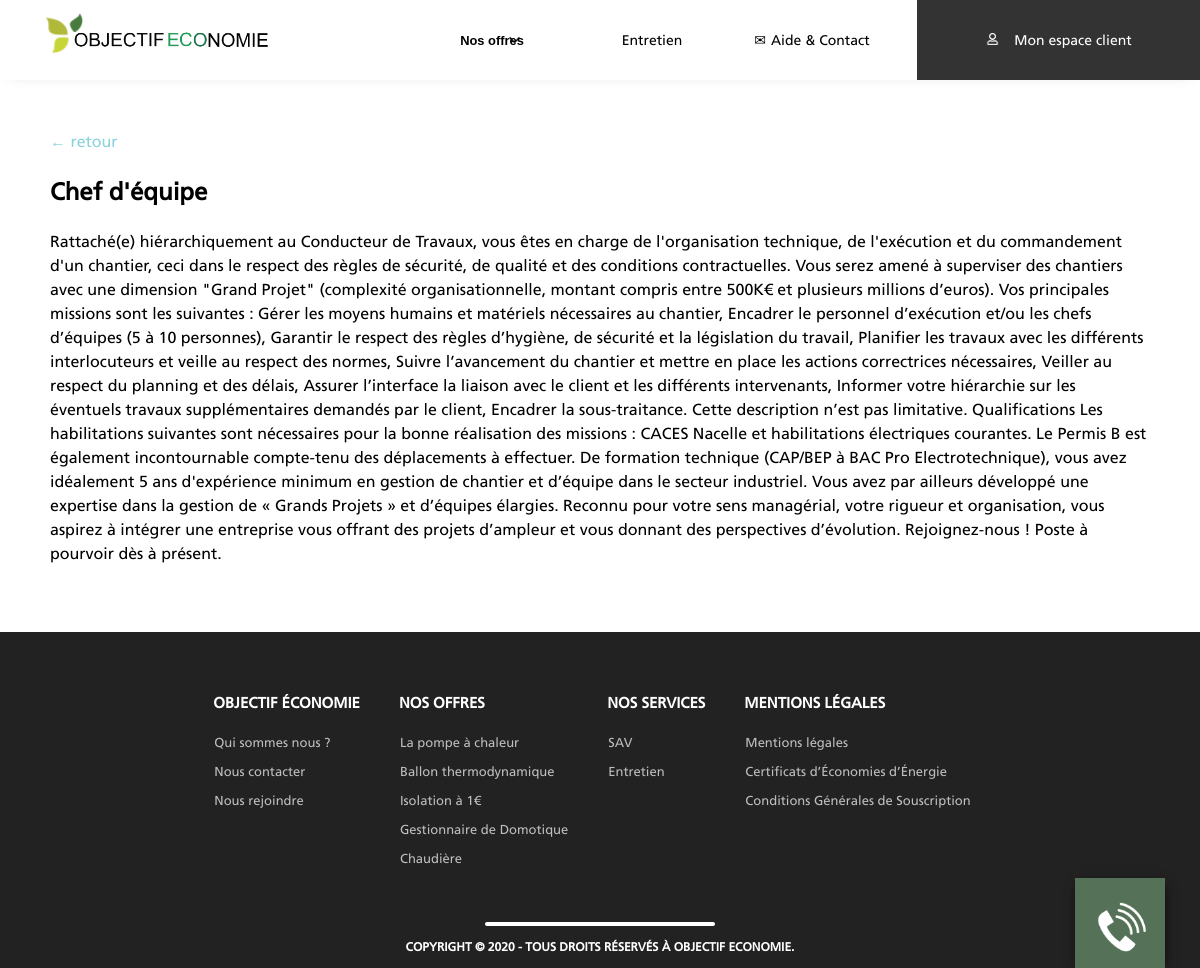
/page_description_poste/2/, run on the app's committed database.
### vitrine/models.py (models this page shows, shortened)
class bdd_postes(models.Model):
	titre_du_poste = models.CharField(blank=False, default=" ", max_length=400)
	description_poste = models.TextField(default=" ",max_length=None)
	lieu_du_poste = models.CharField(blank=False, default=" ", max_length=400)
	domaine_activite = models.CharField(blank=False, default=" ", max_length=400)
	type_emploi = models.CharField(blank=False, default=" ", max_length=400)
	horaire_travail = models.CharField(blank=False, default=" ", max_length=400)
	date_de_publication = models.DateField(auto_now_add=True)
	archive = models.BooleanField(default=False)
	class Meta:
		verbose_name = "Poste"
		ordering = ['date_de_publication']

### vitrine/views.py (the view)
# urls.py: url(r'^page_description_poste/(?P<ma_var>\w+)/', views.page_description_poste, name='page_description_poste'),
def page_description_poste(request,ma_var):
	poste = bdd_postes.objects.get(id=ma_var)
	context = locals()
	template = 'page_description_poste.html'
	return render(request,template,context)

### vitrine/templates/page_description_poste.html (shortened to what this page needs)
{% extends 'base.html' %}
{% load staticfiles %}
{% block content %}
<section style="padding: 50px;">
	<a href="{% url 'nous_rejoindre' %}" style="text-decoration: none;
    color: #8bd2db;">&#8592;	retour</a>
	<h1 style="text-align: left;">{{poste.titre_du_poste}}</h1>
	<p style="text-align: left;
    letter-spacing: 1.2px;
    line-height: 30px;">{{poste.description_poste|linebreaks}}</p>
</section>
{% endblock %}

### vitrine/static/vitrine/css/base_pc.css (style rules this page uses)
body { font: 100%/1.5 "Frutiger",sans-serif; }

### vitrine/static/vitrine/css/base_tel.css (style rules this page uses)
body { font: 100%/1.5 "Frutiger",sans-serif; }

### data on the page
bdd_postes: titre_du_poste "Chef d'équipe", description_poste "Rattaché(e) hiérarchiquement au Conducteur de Travaux, vous êtes en charge de l'organisation technique, de l'exécution et du commandement d'un chantier, ceci dans le respect des règles de sécurité, de qualité et des conditions contractuelles. Vous serez amené à superviser des chantiers avec une dimension \"Grand Projet\" (complexité organisationnelle, montant compris entre 500K€ et plusieurs millions d’euros). Vos principales missions sont les suivantes : Gérer les moyens humains et matériels nécessaires au chantier, Encadrer le personnel d’exécution et/ou les chefs d’équipes (5 à 10 personnes), Garantir le respect des règles d’hygiène, de sécurité et la législation du travail, Planifier les…"
